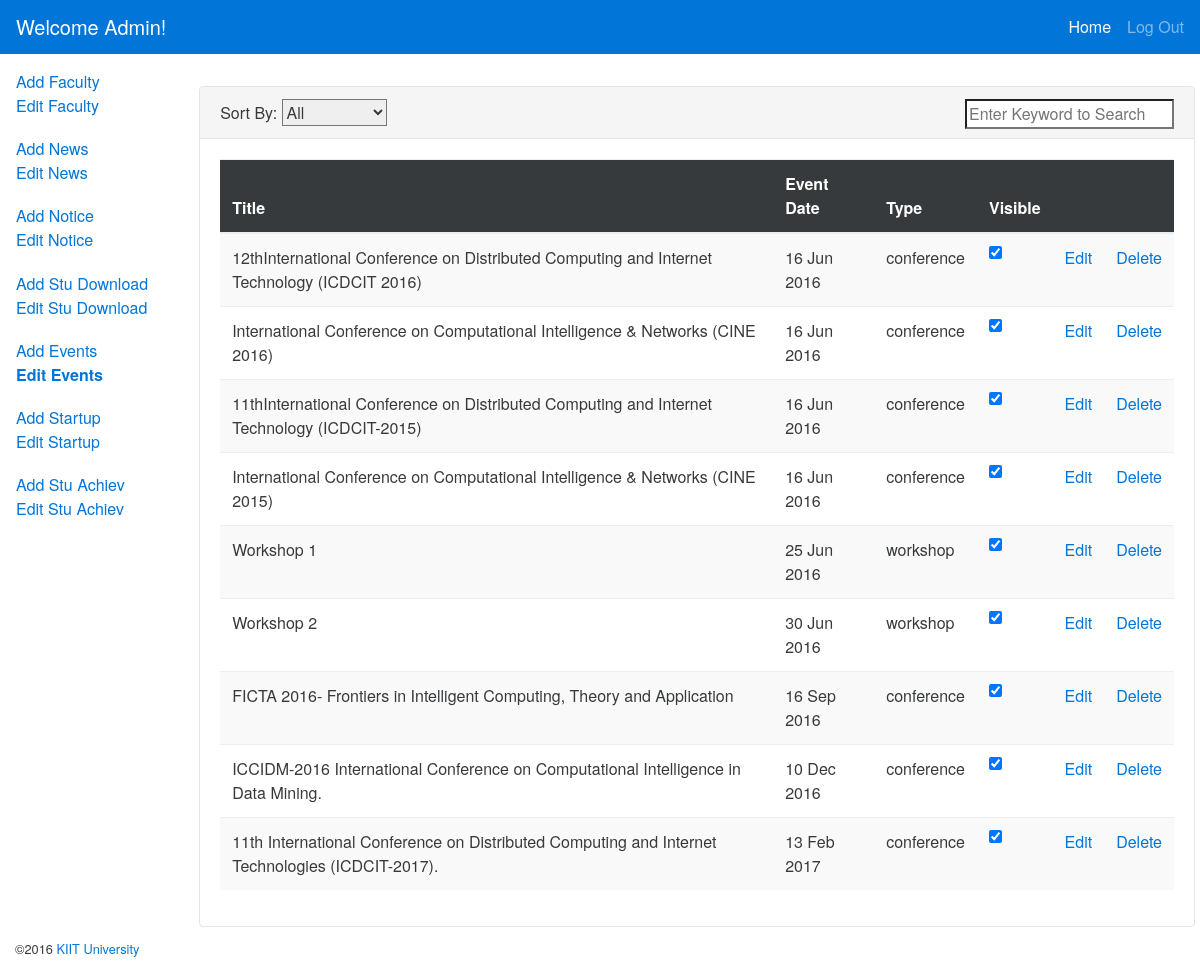
The page /admin_panel/event_view.php (signed in) on the database its author committed.
### tables this page shows
CREATE TABLE IF NOT EXISTS `event` (
  `id` int(5) NOT NULL AUTO_INCREMENT,
  `type` varchar(20) NOT NULL,
  `Title` varchar(1000) NOT NULL,
  `Link` varchar(500) NOT NULL,
  `Description` text NOT NULL,
  `Image` varchar(1000) NOT NULL,
  `Date` varchar(100) NOT NULL,
  `Fb_Link` varchar(500) NOT NULL,
  `Tw_Link` varchar(500) NOT NULL,
  `Visibility` tinyint(1) NOT NULL,
  PRIMARY KEY (`id`),
  UNIQUE KEY `id` (`id`)
);

### admin_panel/event_view.php (the view, shortened to what this page needs)
<?php
include('php/intialize.php');
$result = $con->prepare("SELECT * FROM `event`");
		         $result->execute();
?>
<!DOCTYPE html>
<html><head><meta http-equiv="Content-Type" content="text/html; charset=UTF-8">
  <link rel="stylesheet" href="css/style.css">
  <link rel="stylesheet" href="css/bootstrap.min.css">
  <link href="css/font-awesome.min.css" rel="stylesheet">
</head>
<body>
<?php
if (isset($_SESSION['Username']) && $_SESSION['Password'] == true) {
  ?>
  <nav class="navbar navbar-fixed-top navbar-dark bg-primary">
    <a class="navbar-brand">Welcome Admin!</a>
    <div class="collapse navbar-toggleable-xs" id="collapsingNavbar">
        <ul class="nav navbar-nav pull-right">
            <li class="nav-item active">
                <a class="nav-link" href="index.php">Home <span class="sr-only">Home</span></a>
            </li>
            <li class="nav-item">
                <a class="nav-link" href="" data-target="#myModal" data-toggle="modal">Log Out</a>
            </li>
        </ul>
    </div>
</nav>
<div class="container-fluid" id="main">
    <div class="row row-offcanvas row-offcanvas-left">
        <div class="col-md-3 col-lg-2 sidebar-offcanvas" id="sidebar" role="navigation">
            <ul class="nav nav-pills nav-stacked">
                <li class="nav-item"><div class="nav-link">
                <a href="faculty_add.php">Add Faculty</a> </br>
                <a href="faculty_view.php">Edit Faculty</a>
                </div>
                </li>
                <li class="nav-item"><div class="nav-link">
                <a href="news_add.php">Add News</a> </br>
                <a href="news_view.php">Edit News</a>
                </div>
                </li>
                <li class="nav-item"><div class="nav-link">
                <a href="notice_add.php">Add Notice</a> </br>
                <a href="notice_view.php">Edit Notice</a>
                </div>
                </li>
                <li class="nav-item"><div class="nav-link">
                <a href="stu_res_add.php">Add Stu Download</a> </br>
                <a href="stu_res_view.php">Edit Stu Download</a>
                </div>
                </li>
                <li class="nav-item"><div class="nav-link">
                <a href="event_add.php">Add Events</a> </br>
                <a href="event_view.php"><strong>Edit Events</strong></a>
                </div>
                </li>
                <li class="nav-item"><div class="nav-link">
                <a href="startup_add.php">Add Startup</a> </br>
                <a href="startup_view.php">Edit Startup</a>
                </div>
                </li>
                <li class="nav-item"><div class="nav-link">
                <a href="stu_add.php">Add Stu Achiev</a> </br>
                <a href="stu_view.php">Edit Stu Achiev</a>
                </div>
                </li>
            </ul>
        </div>
        <div class="col-md-9 col-lg-10 main">
               </div>
           <div id="newfac" class="card">
                        <div class="card-header">
                         Sort By:
                            <select onchange="location=this.options[this.selectedIndex].value;" name="type" id="type">
                            <option value="event_view.php">All</option>
                            </select>
                        <input type="text" style="float:right;" name="Search" id="Search" placeholder="Enter Keyword to Search"></input>
                        </div>
                        <div class="card-block">
                            <div class="table-responsive">
                        <table class="table table-striped" id="list">
                            <thead class="thead-inverse">
                                <tr>
                                    <th>Title</th>
                                    <th>Event Date</th>
                                    <th>Type</th>
                                    <th>Visible</th>
                                    <th>&nbsp;</th>
                                    <th>&nbsp;</th>
                                </tr>
                            </thead>
                            <tbody>
                            <?php
		         for($i=0; $row = $result->fetch(); $i++){
	             ?>
                                <tr id="<?php echo $row['id']; ?>">
                                    <td><?php echo $row['Title']; ?></td>
                                    <td><?php echo date("d M Y", strtotime($row['Date'])); ?></td>
                                    <td><?php echo $row['type']; ?></td>
                                     <td><input type="checkbox" class="checkbox" rel="<?php echo $row['id'];?>" rel2="event" value="1"
                                        <?php if($row['Visibility']==1) echo 'checked'; ?>>
                                        </td>
                                    <td><a href="event_edit.php?id=<?php echo $row['id']; ?>">Edit</a></td>
                                    <td><a href="#" onclick="return false;" class="del_btn" rel="<?php echo $row['id'];?>">Delete</a></td>
                                </tr>
                                <?php } ?>
                            </tbody> </table></div></div></div>
</div></div>
<footer class="container-fluid">
    <p class="text-right small">©2016 <a href="http://kiit.ac.in">KIIT University</a></p>
</footer>
 <?php }
 else{ ?>
 <center><h3>You are Not Logged in click <a href="login.php?r=<?php echo $_SERVER['REQUEST_URI'];?>">here</a> to login.</h3></center>
 <?php } ?>
</body></html>

### admin_panel/css/style.css (style rules this page uses)
body { padding-top:62px; }
body, html { height:100%; }
.container-fluid >.row { margin-left: -15px; margin-right: -10px; }
#sidebar { padding-left:0; }
.card { overflow:hidden; }

### rows shown on the page
event: Title "12thInternational Conference on Distributed Computing and Internet Technology (ICDCIT 2016)", Date "16 Jun 2016", type "conference", Visibility "☑"
event: Title "International Conference on Computational Intelligence & Networks (CINE 2016)", Date "16 Jun 2016", type "conference", Visibility "☑"
event: Title "11thInternational Conference on Distributed Computing and Internet Technology (ICDCIT-2015)", Date "16 Jun 2016", type "conference", Visibility "☑"
event: Title "International Conference on Computational Intelligence & Networks (CINE 2015)", Date "16 Jun 2016", type "conference", Visibility "☑"
event: Title "Workshop 1", Date "25 Jun 2016", type "workshop", Visibility "☑"
event: Title "Workshop 2", Date "30 Jun 2016", type "workshop", Visibility "☑"
event: Title "FICTA 2016- Frontiers in Intelligent Computing, Theory and Application", Date "16 Sep 2016", type "conference", Visibility "☑"
event: Title "ICCIDM-2016 International Conference on Computational Intelligence in Data Mining.", Date "10 Dec 2016", type "conference", Visibility "☑"
event: Title "11th International Conference on Distributed Computing and Internet Technologies (ICDCIT-2017).", Date "13 Feb 2017", type "conference", Visibility "☑"
